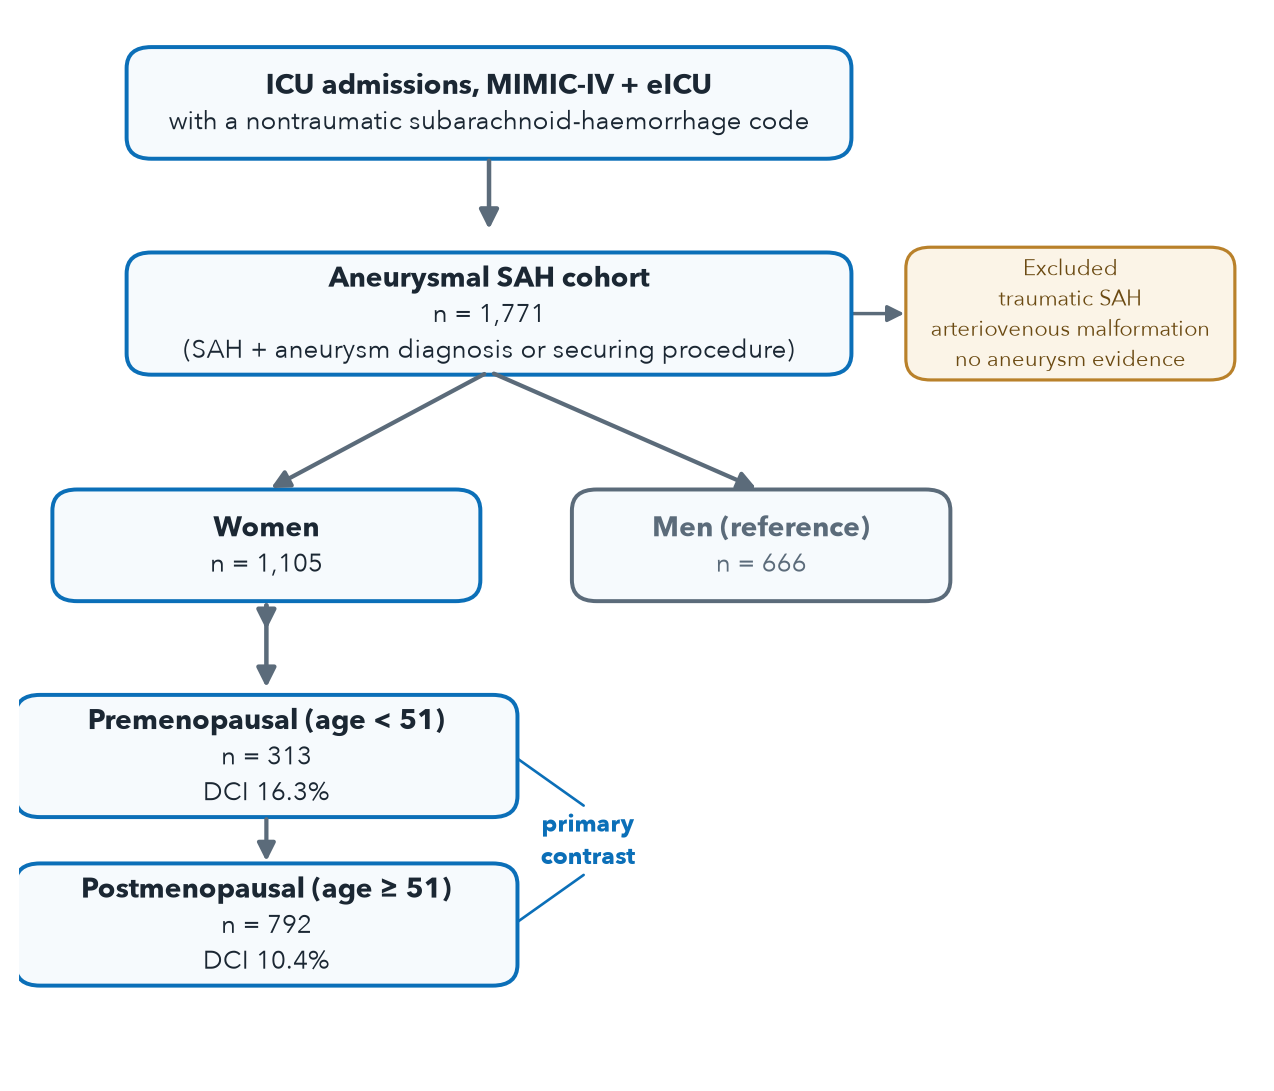

This figure's Python source:
"""Figure 2. Participant flow (STROBE) for the observational cohort."""
import matplotlib
matplotlib.use("Agg")
import matplotlib.pyplot as plt
from matplotlib.patches import FancyArrowPatch, FancyBboxPatch

plt.rcParams.update({"font.family": ["Avenir Next", "Arial"], "font.size": 10})
INK = "#1b2733"; BLUE = "#0B6FB8"; MUTE = "#5b6b7a"; PANEL = "#F6FAFD"

fig, ax = plt.subplots(figsize=(8.4, 7.2)); ax.axis("off")
ax.set_xlim(0, 100); ax.set_ylim(0, 100)


def box(x, y, w, h, lines, fc=PANEL, ec=BLUE, fs=10, tc=INK, bold_first=False):
    ax.add_patch(FancyBboxPatch((x - w / 2, y - h / 2), w, h,
                 boxstyle="round,pad=0.3,rounding_size=2", fc=fc, ec=ec, lw=1.5))
    total = (len(lines) - 1) * 3.4
    yy = y + total / 2
    for i, ln in enumerate(lines):
        ax.text(x, yy, ln, ha="center", va="center", fontsize=fs + (0.6 if bold_first and i == 0 else 0),
                fontweight="bold" if bold_first and i == 0 else "normal", color=tc)
        yy -= 3.4


def down(x, y1, y2):
    ax.add_patch(FancyArrowPatch((x, y1), (x, y2), arrowstyle="-|>", mutation_scale=15,
                 color=MUTE, lw=1.7))


CX = 38
box(CX, 92, 58, 10, ["ICU admissions, MIMIC-IV + eICU",
                     "with a nontraumatic subarachnoid-haemorrhage code"], bold_first=True)
down(CX, 87, 79.5)
# exclusion note
ax.add_patch(FancyBboxPatch((72, 66), 26, 12, boxstyle="round,pad=0.3,rounding_size=2",
             fc="#FBF4E7", ec="#B9812A", lw=1.2))
ax.text(85, 72, "Excluded\ntraumatic SAH\narteriovenous malformation\nno aneurysm evidence",
        ha="center", va="center", fontsize=8.4, color="#6b4a12")
ax.add_patch(FancyArrowPatch((CX + 29, 72), (72, 72), arrowstyle="-|>", mutation_scale=13,
             color=MUTE, lw=1.3))

box(CX, 72, 58, 11, ["Aneurysmal SAH cohort", "n = 1,771",
                     "(SAH + aneurysm diagnosis or securing procedure)"], bold_first=True)
# split women / men
box(20, 50, 34, 10, ["Women", "n = 1,105"], bold_first=True)
box(60, 50, 30, 10, ["Men (reference)", "n = 666"], ec=MUTE, tc=MUTE, bold_first=True)
ax.add_patch(FancyArrowPatch((CX, 66.5), (20, 55.2), arrowstyle="-|>", mutation_scale=14,
             color=MUTE, lw=1.6))
ax.add_patch(FancyArrowPatch((CX, 66.5), (60, 55.2), arrowstyle="-|>", mutation_scale=14,
             color=MUTE, lw=1.6))
down(20, 44.8, 36)
# strata
box(20, 30, 40, 11, ["Premenopausal (age < 51)", "n = 313", "DCI 16.3%"], bold_first=True)
down(20, 44.8, 41.5)
box(20, 14, 40, 11, ["Postmenopausal (age ≥ 51)", "n = 792", "DCI 10.4%"], ec=BLUE, bold_first=True)
ax.add_patch(FancyArrowPatch((20, 24.5), (20, 19.5), arrowstyle="-|>", mutation_scale=14,
             color=MUTE, lw=1.6))
# primary contrast bracket
ax.text(46, 22, "primary\ncontrast", ha="center", va="center", fontsize=9,
        color=BLUE, fontweight="bold")
ax.annotate("", xy=(40, 30), xytext=(46, 25), arrowprops=dict(arrowstyle="-", color=BLUE, lw=1))
ax.annotate("", xy=(40, 14), xytext=(46, 19), arrowprops=dict(arrowstyle="-", color=BLUE, lw=1))

fig.savefig("/Volumes/Niels 2/MIMIC/estrogen-asah-two-designs/figures/cohort_flow.png",
            dpi=190, bbox_inches="tight", facecolor="white")
print("saved")
